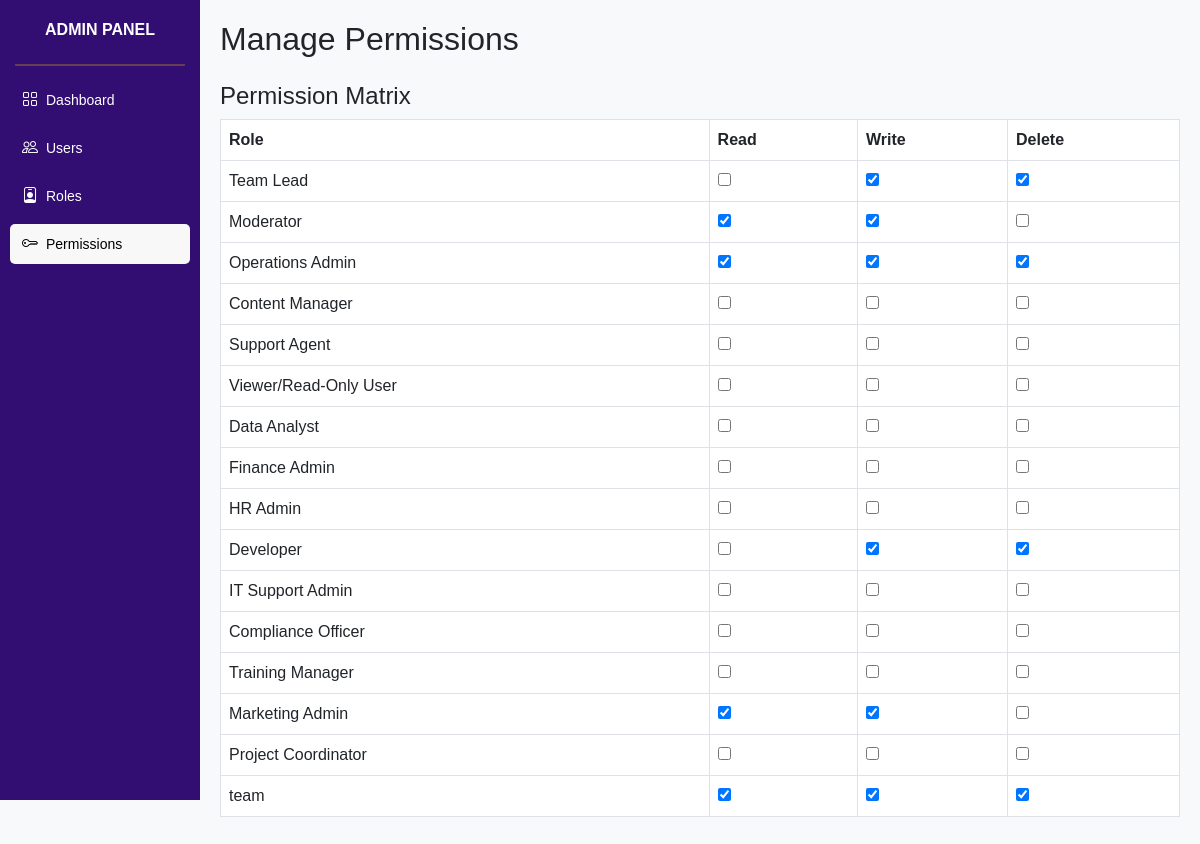
Screenshot of /permissions/ with the database file from the repository.
### dashboard/models.py (models this page shows, shortened)
class Role(models.Model):
    name = models.CharField(max_length=100)
    permissions = models.JSONField(default=dict)  # Store permissions as JSON

### dashboard/views.py (the view)
# urls.py: path('permissions/', views.permissions_view, name='permissions'),
def permissions_view(request):
    roles = Role.objects.all()
    return render(request, "permissions.html", {"roles": roles})  # Match path

### dashboard/templates/permissions.html (shortened to what this page needs)
{% extends 'base.html' %}
{% block content %}
<h2>Manage Permissions</h2>
<div class="mt-4">
    <h4>Permission Matrix</h4>
    <table class="table table-bordered">
        <thead>
            <tr>
                <th>Role</th>
                <th>Read</th>
                <th>Write</th>
                <th>Delete</th>
            </tr>
        </thead>
        <tbody>
            {% for role in roles %}
            <tr>
                <td>{{ role.name }}</td>
                <td>
                    <input type="checkbox" data-role="{{ role.id }}" data-permission="Read" {% if role.permissions.Read %}checked{% endif %}>
                </td>
                <td>
                    <input type="checkbox" data-role="{{ role.id }}" data-permission="Write" {% if role.permissions.Write %}checked{% endif %}>
                </td>
                <td>
                    <input type="checkbox" data-role="{{ role.id }}" data-permission="Delete" {% if role.permissions.Delete %}checked{% endif %}>
                </td>
            </tr>
            {% endfor %}
        </tbody>
    </table>
</div>
{% endblock %}

### dashboard/templates/base.html (style rules this page uses)
body { font-family: 'Arial', sans-serif; background-color: #f8f9fa; }

### rows the page displays
Role: name "Team Lead", permissions "☑"
Role: name "Moderator", permissions "☑"
Role: name "Operations Admin", permissions "☑"
Role: name "Content Manager"
Role: name "Support Agent"
Role: name "Viewer/Read-Only User"
Role: name "Data Analyst"
Role: name "Finance Admin"
Role: name "HR Admin"
Role: name "Developer", permissions "☑"
Role: name "IT Support Admin"
Role: name "Compliance Officer"
Role: name "Training Manager"
Role: name "Marketing Admin", permissions "☑"
Role: name "Project Coordinator"
Role: name "team", permissions "☑"
